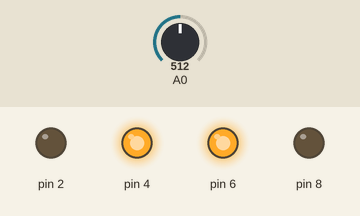
Recording of a sketch running on a simulated Arduino Uno, built with avr-gcc and run on an emulated ATmega328P. Shown: output pins drawn as LEDs (lit = HIGH). The inputs (shaded band) are chosen by the test bench; at power-on: A0 = 512.

Above: at 1.2 s.
1.3 s: A0 set to 485
At 2.4 s:
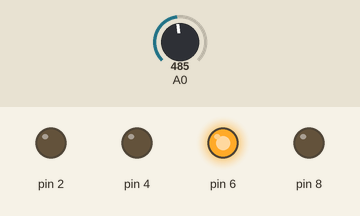
2.8 s: A0 set to 263
4.3 s: A0 set to 231
At 4.7 s:
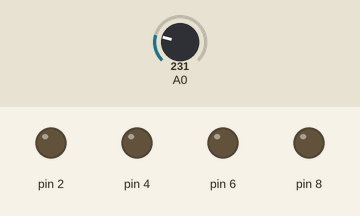
5.8 s: A0 set to 760
At 7.0 s:
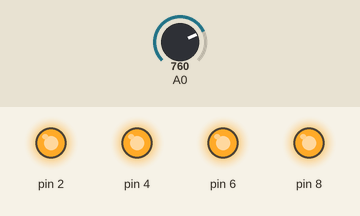
7.3 s: A0 set to 732
At 8.2 s:
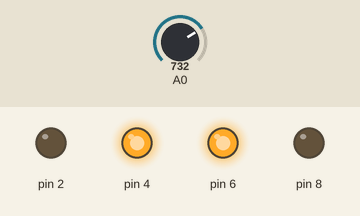
8.8 s: A0 set to 900
At 9.3 s:
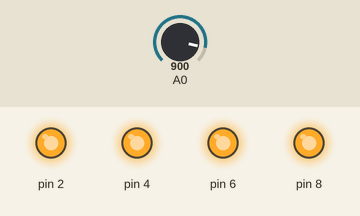
Timing chart, 0 to 11.3 s (numbered marks = the images above; inputs shaded):
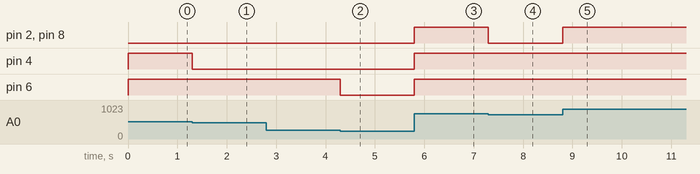

Measured:
- the behaviour switches between 500 and 499 on A0 (found by bisection; images 0 and 1)
- the behaviour switches between 250 and 249 on A0 (found by bisection; images 1 and 2)
- the behaviour switches between 750 and 749 on A0 (found by bisection; images 3 and 4)
- after the input at 1.3 s, pin 4: HIGH → LOW at once
- after the input at 2.8 s, every drawn part: stays the same
- after the input at 4.3 s, pin 6: HIGH → LOW at once
- after the input at 5.8 s, pin 2, pin 4, pin 6, pin 8: LOW → HIGH at once
- after the input at 7.3 s, pin 2, pin 8: HIGH → LOW at once
- after the input at 8.8 s, pin 2, pin 8: LOW → HIGH at once

The sketch:

exc51.ino
```cpp
// C++ code
//
int valor;
void setup()
{
  pinMode(8, OUTPUT);
  pinMode(6, OUTPUT);
  pinMode(4, OUTPUT);
  pinMode(2, OUTPUT);

}

void loop()
{
  valor = analogRead(A0);
  if(valor < 250){
    digitalWrite(6, LOW);
    digitalWrite(4, LOW);
    digitalWrite(2, LOW);
    digitalWrite(8, LOW);
  }
  if(valor > 250 and valor < 500){
    digitalWrite(6, HIGH);
    digitalWrite(4, LOW);
    digitalWrite(2, LOW);
    digitalWrite(8, LOW);
  }
  if(valor > 500 and valor < 750){
    digitalWrite(6, HIGH);
    digitalWrite(4, HIGH);
    digitalWrite(2, LOW);
    digitalWrite(8, LOW);
  }
  if(valor > 750){
   	digitalWrite(6, HIGH);
    digitalWrite(4, HIGH);
    digitalWrite(2, HIGH);
    digitalWrite(8, HIGH);
  }
}
  
```
